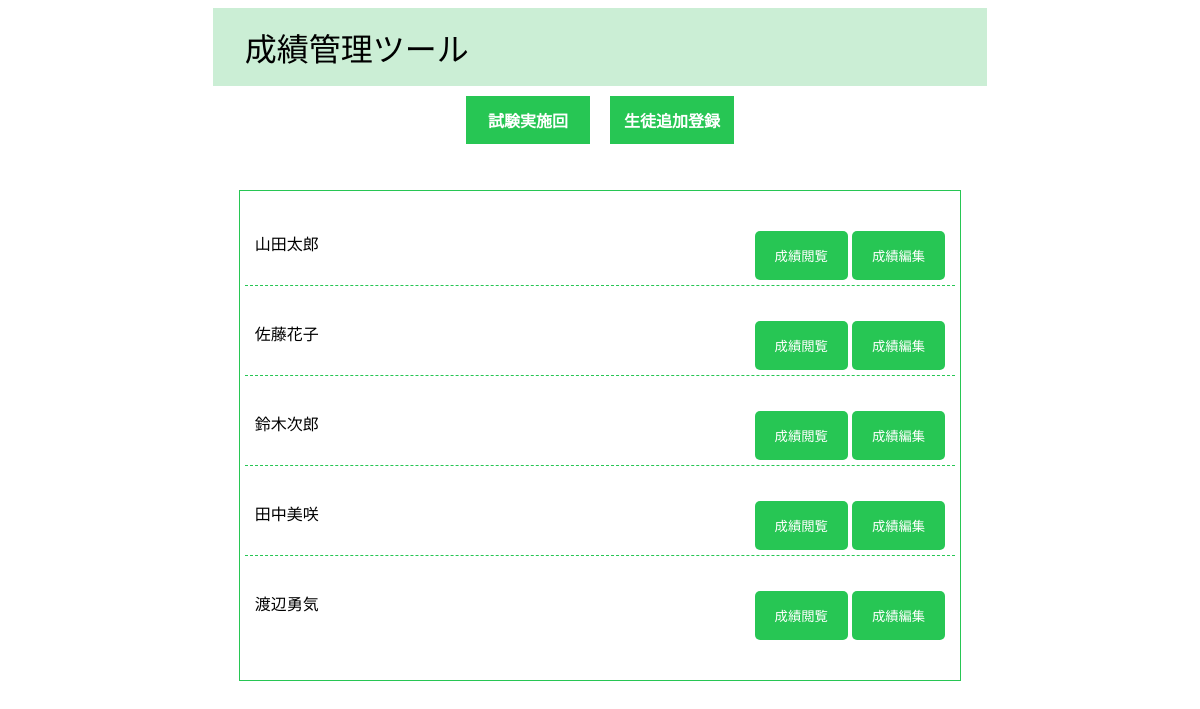
The app's page /, older data.
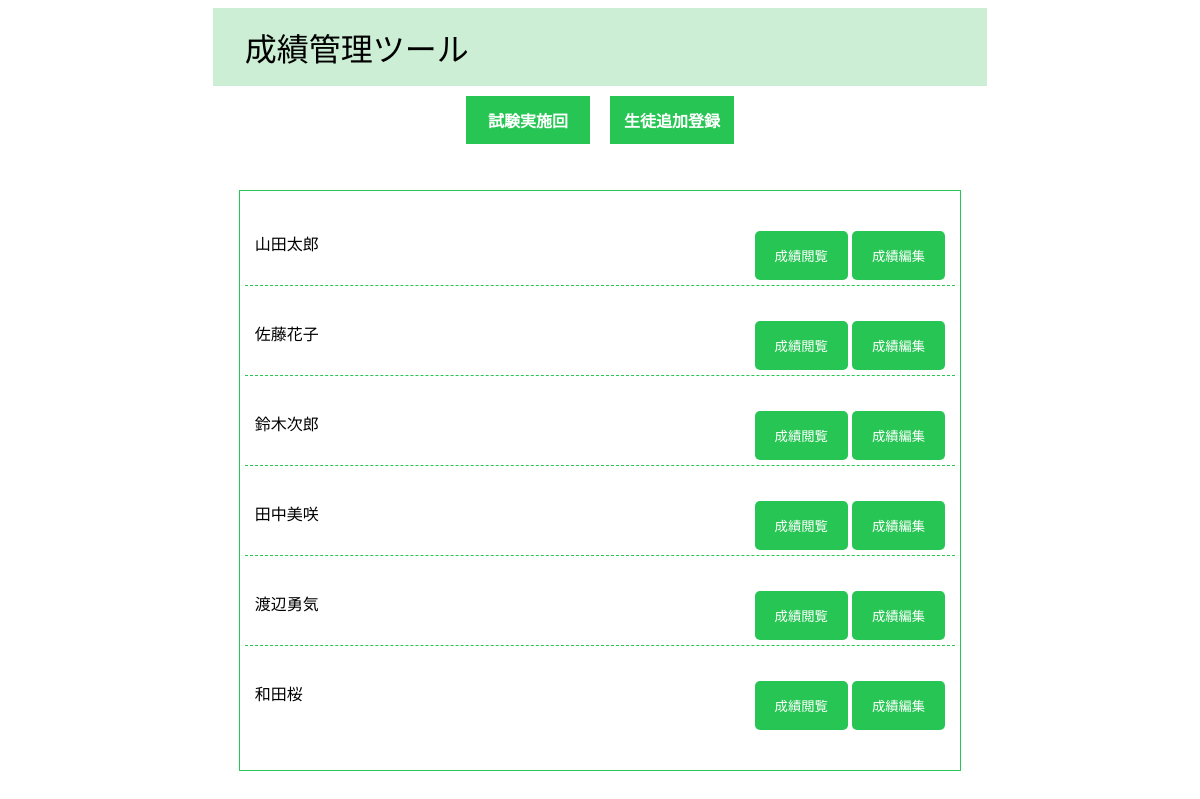
The same page, newer data.
### tables this page shows
CREATE TABLE student (
    `student_id` integer not null Primary key,
    `name` text not null
    );

### app.py (the view)
@app.route("/")
def indexAccess():
    connection = sqlite3.connect('result.db')
    cursor = connection.cursor()
    cursor.execute('''
    create table IF NOT exists score (
    `student_id` integer not null,
    `test_id` integer not null,
    `html_score` integer not null default 0 CHECK(html_score >= 0),
    `css_score` integer not null default 0 CHECK(css_score >= 0),
    `js_score` integer not null default 0 CHECK(js_score >= 0),
    `python_score` integer not null default 0 CHECK(python_score >= 0),
    `java_score` integer not null default 0 CHECK(java_score >= 0),
    foreign key(student_id) references student(student_id)
    foreign key(test_id) references test_number(test_id)
    Primary key(student_id, test_id)
    );
    ''')
    cursor.execute('''
    create table IF NOT exists student (
    `student_id` integer not null Primary key autoincrement,
    `name` text not null
    );
    ''')
    cursor.execute('''
    create table IF NOT exists test_number (
    `test_id` integer not null Primary key autoincrement,
    `name` text not null
    );
    ''')
    cursor.execute('select * from student')
    student_list = cursor.fetchall()
    connection.close()
    return render_template('index.html', student_list = student_list)

### templates/index.html (shortened to what this page needs)
<!DOCTYPE html>
<html lang="jp">
<head>
    <link rel="stylesheet" type="text/css" href="../static/Style_ozawa.css">
</head>
<body>
    <header>
        <div class="title">成績管理ツール</div>
    </header>
    <div class="menu_btn">
        <a href="/create_test" class="btn_01">試験実施回</a>
        <a href="{{url_for('student_new')}}" class="btn_01">生徒追加登録</a>
    </div>
    <br>
    <br>
    <ul class="cp_list">
        {% for student_lists in student_list %}
        <li>
            <div class=student_name>
                {{student_lists[1]}}
            </div>
            <div class="listbtn_01">
                <button type="button" onclick="location.href='/show/{{ student_lists[0] }}'">成績閲覧</button>
                <button type="button" onclick="location.href='/select_test/{{ student_lists[0] }}'">成績編集</button>
            </div>
        </li>
        {% endfor %}
    </ul>
</body>
</html>

Row changes from the older to the newer data that the page shows:
added student: name "和田桜"
